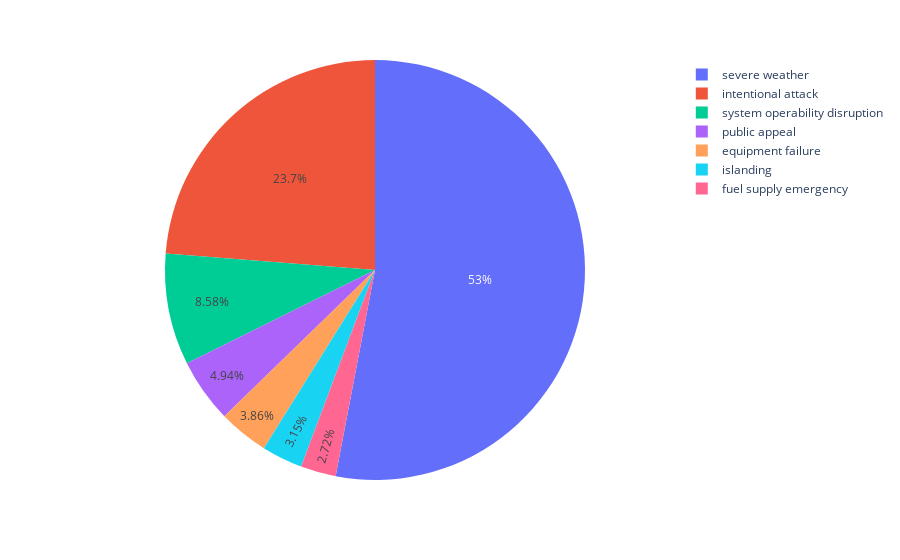

Source (notebook cell):
### Markdown cell above
### Univariate Analysis

### Code cell
cause_counts = pd.DataFrame(df['CAUSE.CATEGORY'].value_counts().reset_index())
pie_fig = px.pie(cause_counts, values='count', names='CAUSE.CATEGORY')
pie_fig.show()
# This plot shows that the most common cause of power outages is severe weather, and the least common is fuel supply emergency

# -- Exporting plotly figure as HTML --
pie_fig.write_html('assets/pie-chart.html', include_plotlyjs='cdn')

### Figure 1 — Plotly figure (JSON) as saved in the notebook; plotly's stock layout.template omitted (floating-point values rounded to 4 significant figures)
{"data": [{"domain": {"x": [0, 1], "y": [0, 1]}, "hovertemplate": "CAUSE.CATEGORY=%{label}<br>count=%{value}<extra></extra>", "labels": ["severe weather", "intentional attack", "system operability disruption", "public appeal", "equipment failure", "islanding", "fuel supply emergency"], "legendgroup": "", "name": "", "showlegend": true, "type": "pie", "values": [741, 332, 120, 69, 54, 44, 38]}], "layout": {"legend": {"tracegroupgap": 0}, "margin": {"t": 60}}}
